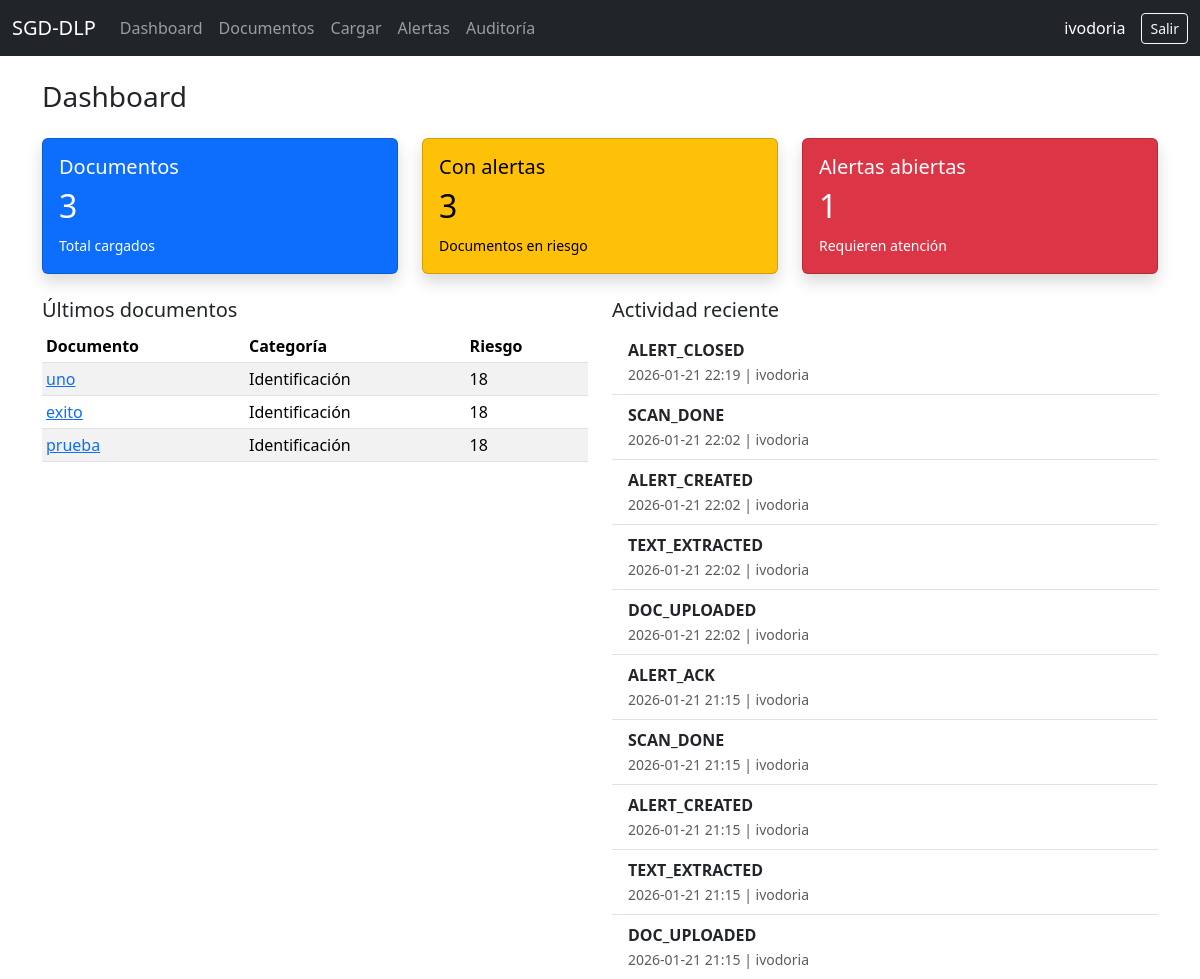
The app's page / (signed in) with its own data.
### documents/models.py (models this page shows, shortened)
class Document(models.Model):
    original_name = models.CharField(max_length=255)
    file = models.FileField(upload_to="docs/")
    uploaded_by = models.ForeignKey(settings.AUTH_USER_MODEL, on_delete=models.PROTECT)
    uploaded_at = models.DateTimeField(auto_now_add=True)
    extracted_text = models.TextField(blank=True)  # para MVP; en prod podrías no guardarlo
    classified_category = models.ForeignKey(
        Category, null=True, blank=True, on_delete=models.SET_NULL, related_name="documents"
    )
    risk_score = models.PositiveSmallIntegerField(default=0)

### policies/models.py (models this page shows, shortened)
class Category(models.Model):
    name = models.CharField(max_length=120, unique=True)
    description = models.TextField(blank=True)

### audit/models.py (models this page shows, shortened)
class AuditEvent(models.Model):
    event_type = models.CharField(max_length=80)  # e.g., DOC_UPLOADED, SCAN_DONE, ALERT_CREATED
    actor = models.ForeignKey(settings.AUTH_USER_MODEL, null=True, blank=True, on_delete=models.SET_NULL)
    object_type = models.CharField(max_length=80, blank=True)
    object_id = models.CharField(max_length=80, blank=True)
    message = models.TextField(blank=True)
    meta_json = models.JSONField(default=dict, blank=True)
    created_at = models.DateTimeField(auto_now_add=True)

### ui/views.py (the view)
# urls.py: path("", views.dashboard, name="dashboard"),
@login_required
def dashboard(request):
    total_documents = Document.objects.count()
    documents_with_alerts = Document.objects.filter(alerts__isnull=False).distinct().count()
    open_alerts = Alert.objects.filter(status="OPEN").count()
    open_sev5 = Alert.objects.filter(status="OPEN", severity=5).count()
    open_sev4 = Alert.objects.filter(status="OPEN", severity=4).count()
    open_sev3 = Alert.objects.filter(status="OPEN", severity=3).count()
    latest_documents = (
        Document.objects
        .select_related("classified_category")
        .order_by("-uploaded_at")[:5]
    )
    latest_events = (
        AuditEvent.objects
        .select_related("actor")
        .order_by("-created_at")[:10]
    )
    context = {
        "total_documents": total_documents,
        "documents_with_alerts": documents_with_alerts,
        "open_alerts": open_alerts,
        "latest_documents": latest_documents,
        "latest_events": latest_events,
        "open_sev5": open_sev5,
        "open_sev4": open_sev4,
        "open_sev3": open_sev3,
    }
    return render(request, "ui/dashboard.html", context)

### ui/templates/ui/dashboard.html (shortened to what this page needs)
{% extends "ui/base.html" %}
{% block content %}
<h3 class="mb-4">Dashboard</h3>
<div class="row mb-4">
  <div class="col-md-4">
    <div class="card text-bg-primary shadow">
      <div class="card-body">
        <h5 class="card-title">Documentos</h5>
        <h2>{{ total_documents }}</h2>
        <small>Total cargados</small>
      </div>
    </div>
  </div>
  <div class="col-md-4">
    <div class="card text-bg-warning shadow">
      <div class="card-body">
        <h5 class="card-title">Con alertas</h5>
        <h2>{{ documents_with_alerts }}</h2>
        <small>Documentos en riesgo</small>
      </div>
    </div>
  </div>
  <div class="col-md-4">
    <div class="card text-bg-danger shadow">
      <div class="card-body">
        <h5 class="card-title">Alertas abiertas</h5>
        <h2>{{ open_alerts }}</h2>
        <small>Requieren atención</small>
      </div>
    </div>
  </div>
</div>
<div class="row">
  <div class="col-md-6">
    <h5>Últimos documentos</h5>
    <table class="table table-sm table-striped">
      <thead>
        <tr>
          <th>Documento</th>
          <th>Categoría</th>
          <th>Riesgo</th>
        </tr>
      </thead>
      <tbody>
        {% for doc in latest_documents %}
        <tr>
          <td>
            <a href="{% url 'document_detail' doc.id %}">
              {{ doc.original_name }}
            </a>
          </td>
          <td>{{ doc.classified_category.name|default:"—" }}</td>
          <td>{{ doc.risk_score }}</td>
        </tr>
        {% empty %}
        <tr><td colspan="3">Sin documentos</td></tr>
        {% endfor %}
      </tbody>
    </table>
  </div>
  <div class="col-md-6">
    <h5>Actividad reciente</h5>
    <ul class="list-group list-group-flush">
      {% for e in latest_events %}
        <li class="list-group-item">
          <strong>{{ e.event_type }}</strong>
          <br>
          <small class="text-muted">
            {{ e.created_at|date:"Y-m-d H:i" }}
            {% if e.actor %} | {{ e.actor.username }}{% endif %}
          </small>
        </li>
      {% empty %}
        <li class="list-group-item">Sin eventos</li>
      {% endfor %}
    </ul>
  </div>
</div>
{% endblock %}

### ui/templates/ui/base.html (shortened to what this page needs)
<!doctype html>
<html lang="es">
<head>
  <link href="https://cdn.jsdelivr.net/npm/bootstrap@5.3.3/dist/css/bootstrap.min.css" rel="stylesheet">
</head>
<body>
<nav class="navbar navbar-expand-lg navbar-dark bg-dark">
  <div class="container-fluid">
    <a class="navbar-brand" href="{% url 'dashboard' %}">SGD-DLP</a>
    <div class="collapse navbar-collapse">
      <ul class="navbar-nav me-auto">
        <li class="nav-item"><a class="nav-link" href="{% url 'dashboard' %}">Dashboard</a></li>
        <li class="nav-item"><a class="nav-link" href="{% url 'documents_list' %}">Documentos</a></li>
        <li class="nav-item"><a class="nav-link" href="{% url 'document_upload' %}">Cargar</a></li>
        <li class="nav-item"><a class="nav-link" href="{% url 'alerts_list' %}">Alertas</a></li>
        <li class="nav-item"><a class="nav-link" href="{% url 'audit_list' %}">Auditoría</a></li>
      </ul>
      <span class="navbar-text text-white me-3">
        {{ request.user.username }}
      </span>
      <form method="post" action="{% url 'logout' %}" class="d-inline">
  <button type="submit" class="btn btn-outline-light btn-sm">
    Salir
  </button>
</form>
    </div>
  </div>
</nav>
<main class="container mt-4">
  {% block content %}{% endblock %}
</main>
</body>
</html>

### records on screen
Document: original_name "uno", classified_category.name "Identificación", risk_score "18"
Document: original_name "exito", classified_category.name "Identificación", risk_score "18"
Document: original_name "prueba", classified_category.name "Identificación", risk_score "18"
AuditEvent: event_type "ALERT_CLOSED", created_at "2026-01-21 22:19", actor.username "ivodoria"
AuditEvent: event_type "SCAN_DONE", created_at "2026-01-21 22:02", actor.username "ivodoria"
AuditEvent: event_type "ALERT_CREATED", created_at "2026-01-21 22:02", actor.username "ivodoria"
AuditEvent: event_type "TEXT_EXTRACTED", created_at "2026-01-21 22:02", actor.username "ivodoria"
AuditEvent: event_type "DOC_UPLOADED", created_at "2026-01-21 22:02", actor.username "ivodoria"
AuditEvent: event_type "ALERT_ACK", created_at "2026-01-21 21:15", actor.username "ivodoria"
AuditEvent: event_type "SCAN_DONE", created_at "2026-01-21 21:15", actor.username "ivodoria"
AuditEvent: event_type "ALERT_CREATED", created_at "2026-01-21 21:15", actor.username "ivodoria"
AuditEvent: event_type "TEXT_EXTRACTED", created_at "2026-01-21 21:15", actor.username "ivodoria"
AuditEvent: event_type "DOC_UPLOADED", created_at "2026-01-21 21:15", actor.username "ivodoria"

### other values on screen
{{ request.user.username }} "ivodoria"
{{ total_documents }} "3"
{{ documents_with_alerts }} "3"
{{ open_alerts }} "1"
